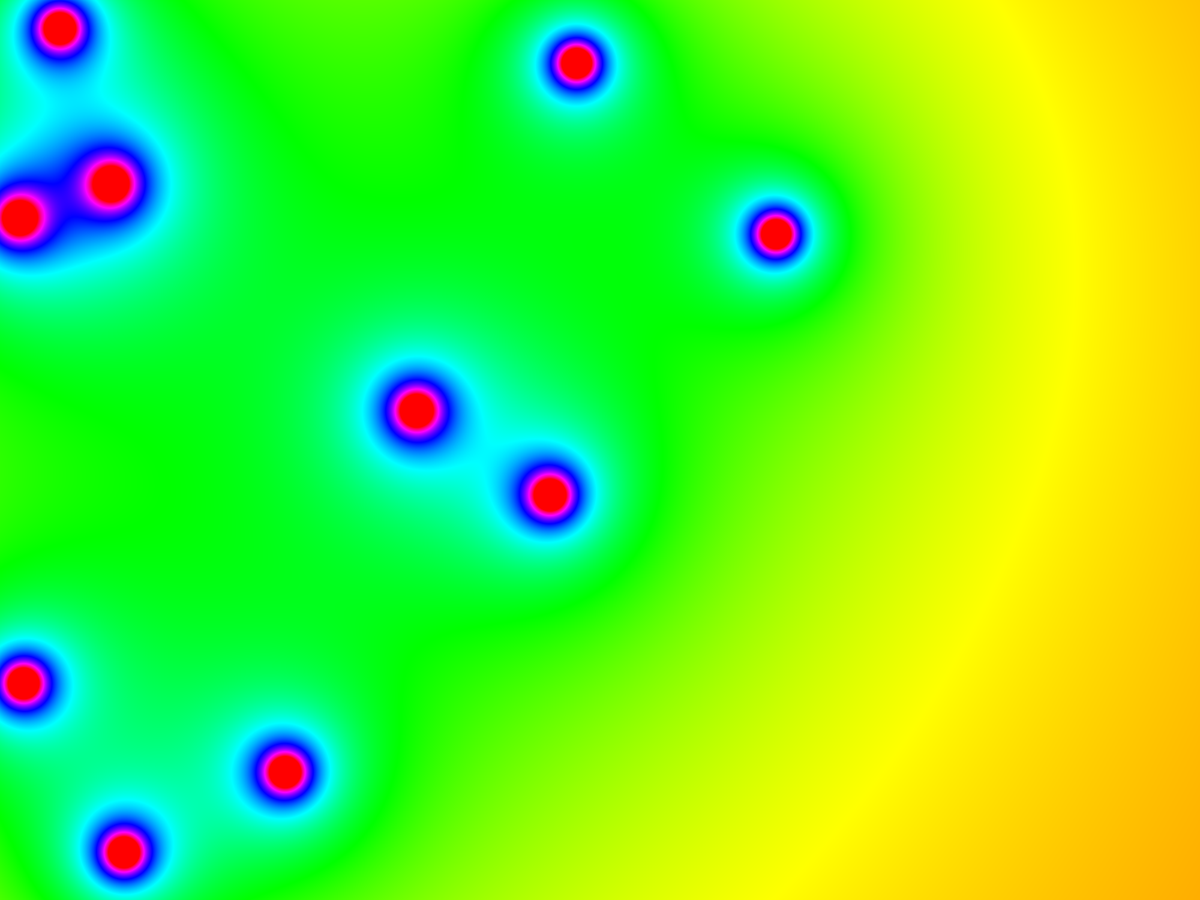
Frame 1 (no input)
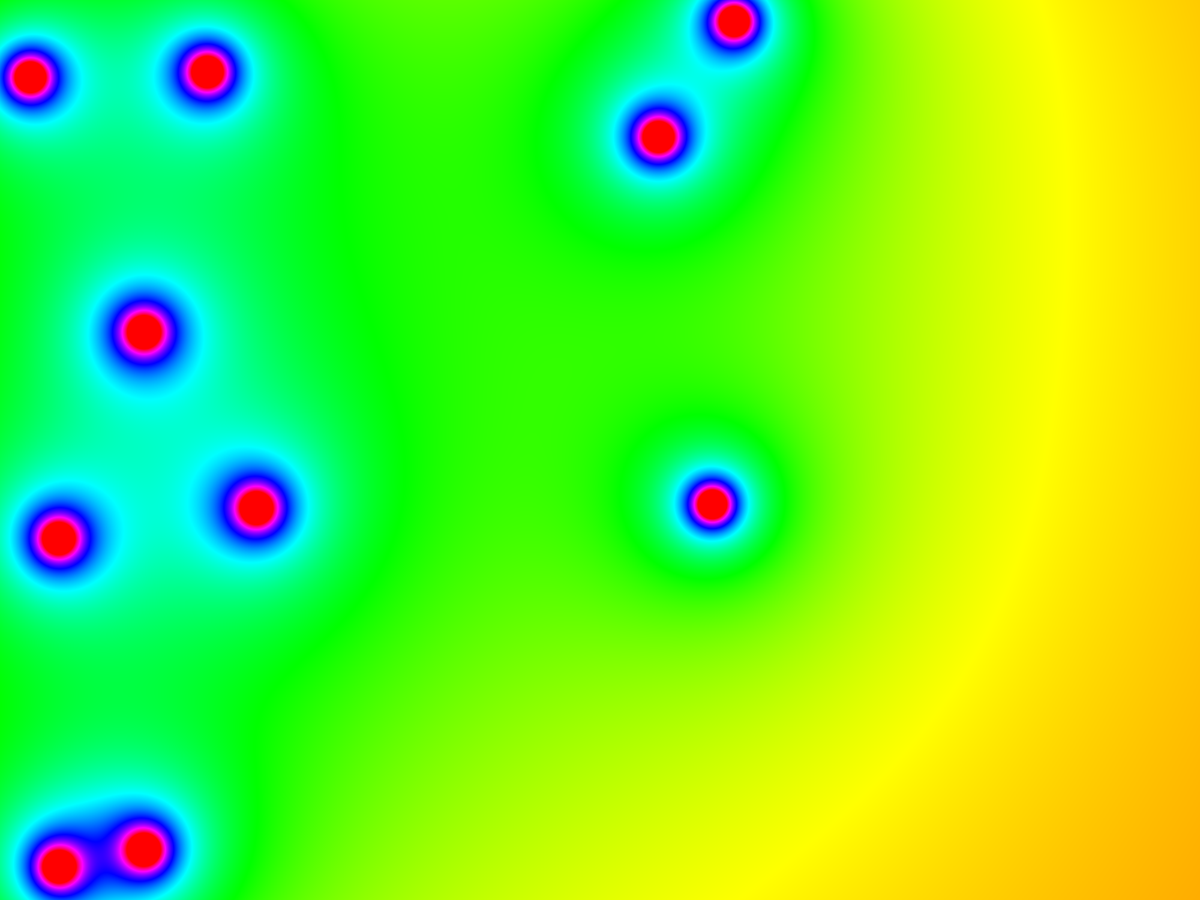
Frame 60 (the mouse pressed at the canvas centre just before this capture)
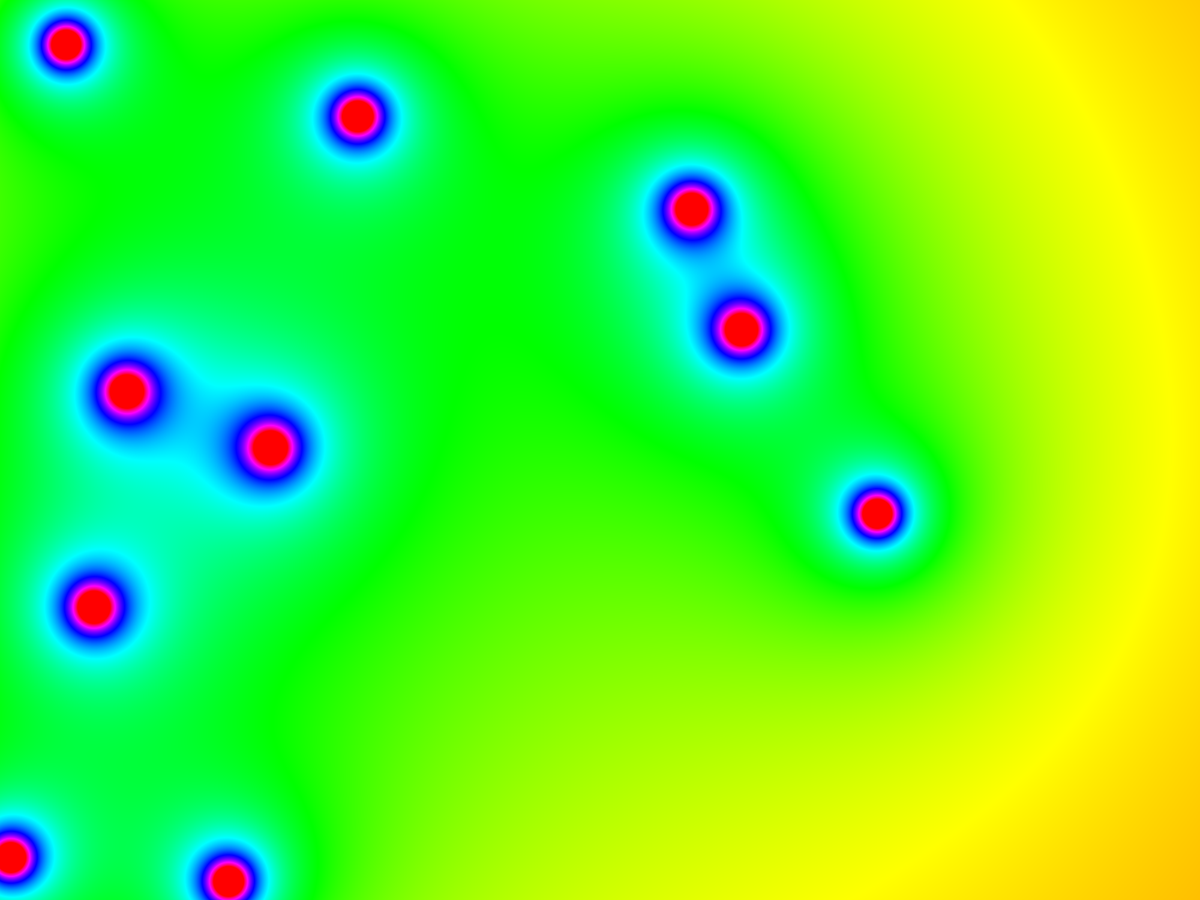
Frame 120 (the mouse held since frame 60 and released just before this capture)

The Processing sketch that drew these frames (run headless with seeded random() and noise(); from frame 60 on, the mouse is pressed at the canvas centre):

// Processing sketch: MetaBalls
// ── MetaBalls.pde
//Isosurface

Blob [] blobs = new Blob[10];

void setup()
{
  fullScreen();
  colorMode(HSB);
  for (int i=0; i<blobs.length; i++)
  {
    blobs[i] = new Blob(random(width), random(height));
  }
}

void draw()
{
  background(0);
  
  loadPixels();
  for (int x=0; x<width; x++) {
    for (int y=0; y<height; y++) {
      int pixelIndex = x + y*width;
      float colSum = 0;
      for (Blob b : blobs) {
        float d = dist(x, y, b.pos.x, b.pos.y);
        colSum += 100*b.r/d;
      }
      pixels[pixelIndex] = color(colSum,255,255);
      pixels[pixelIndex] = color(colSum,255,255);
    }
  }
  updatePixels();
  for (Blob b : blobs)
  {
    b.update();
    //b.show();
  }
}

void keyPressed()
{
  if(keyCode == ESC)
  exit();
}

// ── Blob.pde
class Blob
{
  PVector pos;
  PVector vel;
  float r;

  Blob(float x, float y)
  {
    pos  = new PVector(x,y);
    vel = PVector.random2D();
    vel.mult(random(3,5));
    r = 40;
  }
  
  void update()
  {
    pos.add(vel);
    if(pos.x > width-10 || pos.x < 10){
      vel.x *= -1;
    }
    if(pos.y > height-10 || pos.y < 10){
      vel.y *= -1;
    }
  }

  void show()
  {
    noFill();
    stroke(0);
    ellipse(pos.x,pos.y,r*2,r*2);
  }
}
